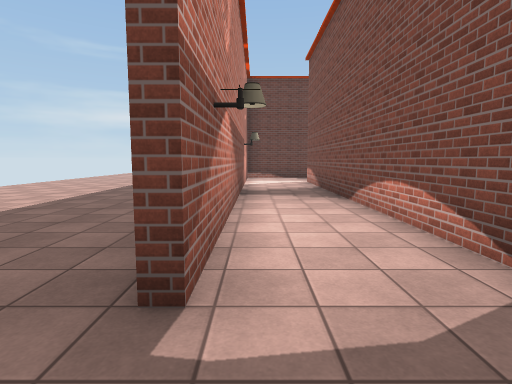
[1] (above)

19 first-person views from a walk through a scene from a Unity 3-D project. The camera is 1.4 m above the floor, tilts 6° down and sees 80° across. The floor is counted in squares, 1.8 m on a side. Each view is taken from the middle of a square. On the plan, view 1 faces up. The plan holds only what a view shows up to about 11 squares ahead; the rest is blank. The place goes on beyond the plan. The player is left out. Some surface patterns are stand-ins.

[2]
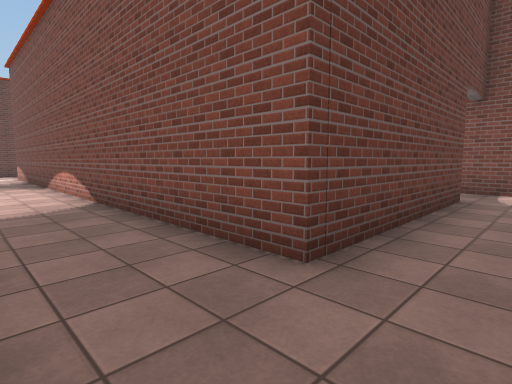

[3]
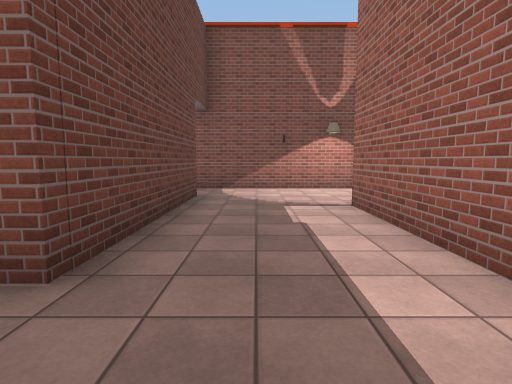

[4]
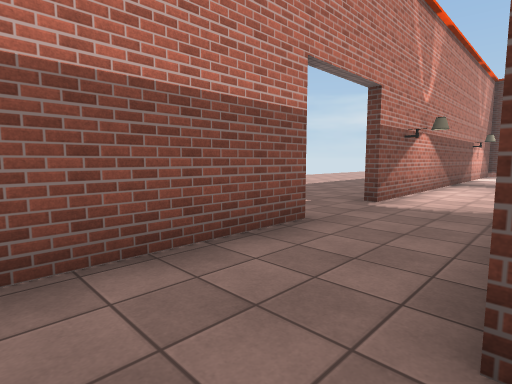

[5]
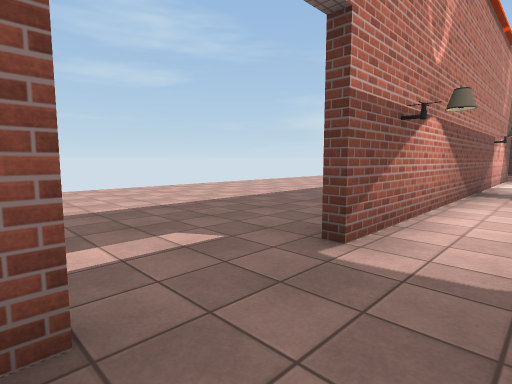

[6]
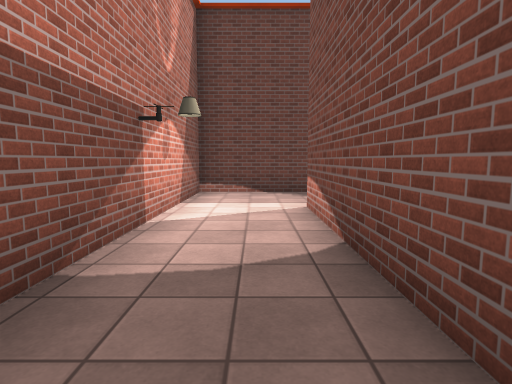

[7]
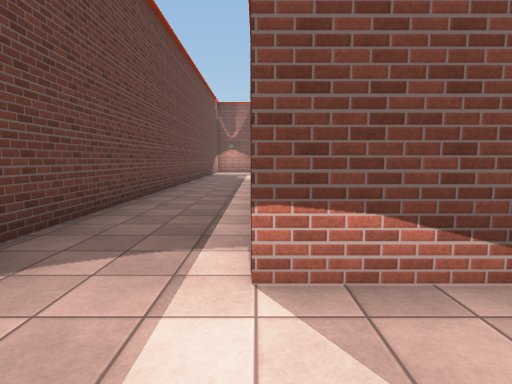

[8]
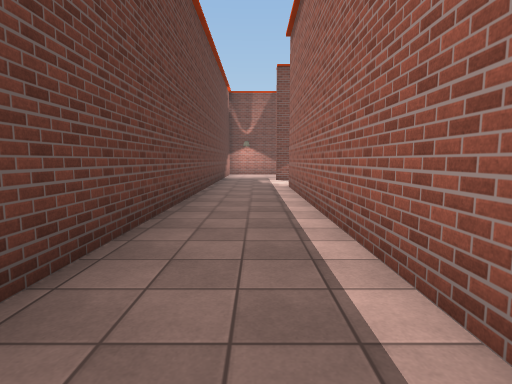

[9]
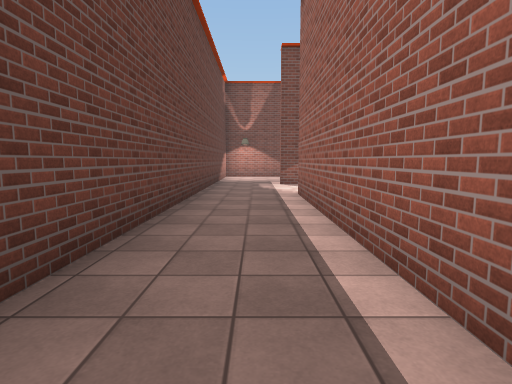

[10]
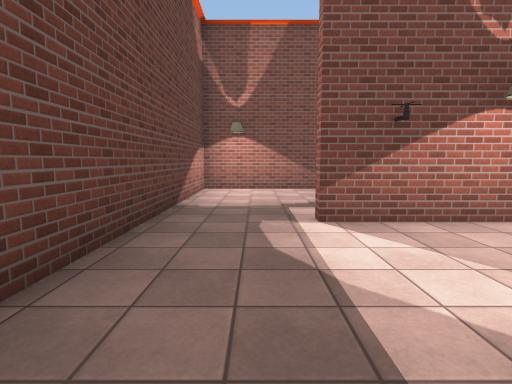

[11]
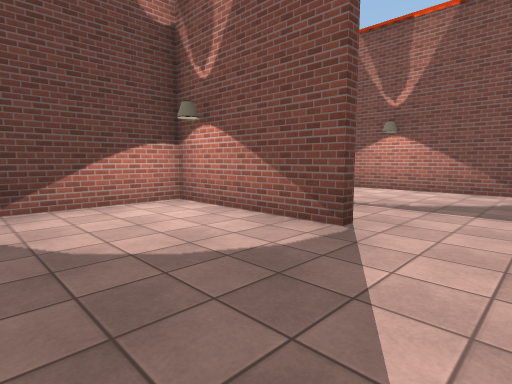

[12]
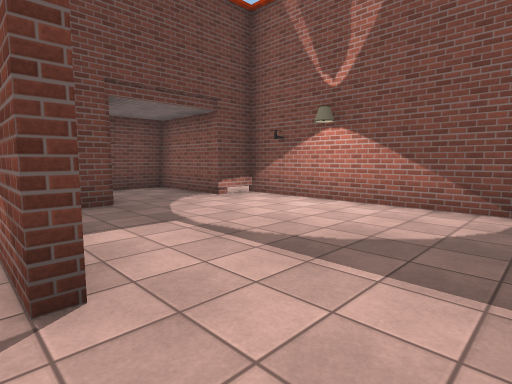

[13]
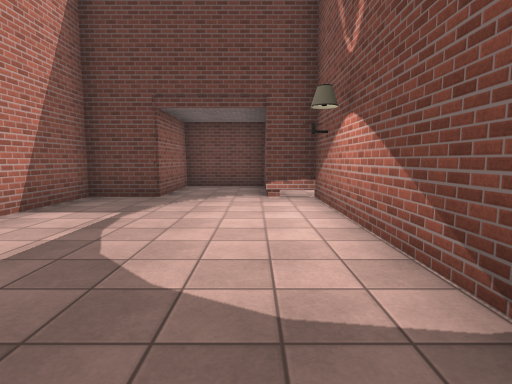

[14]
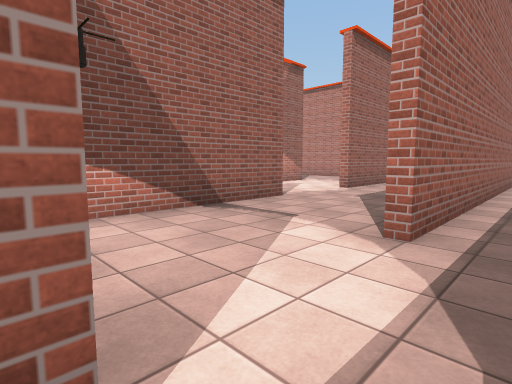

[15]
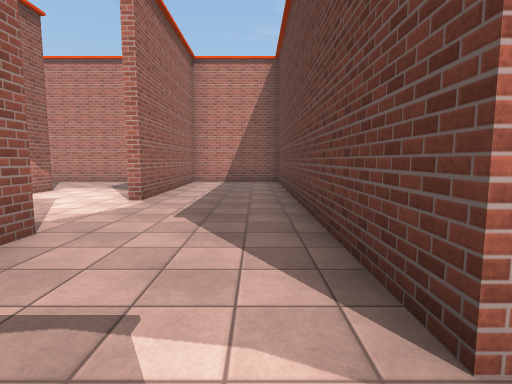

[16]
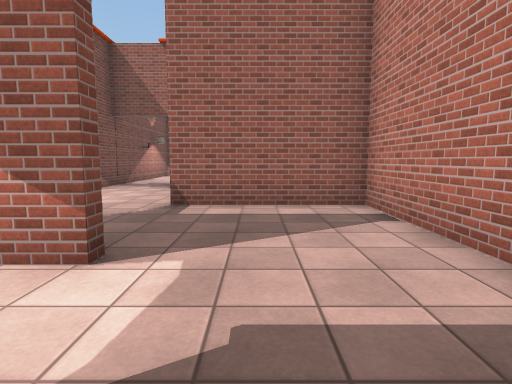

[17]
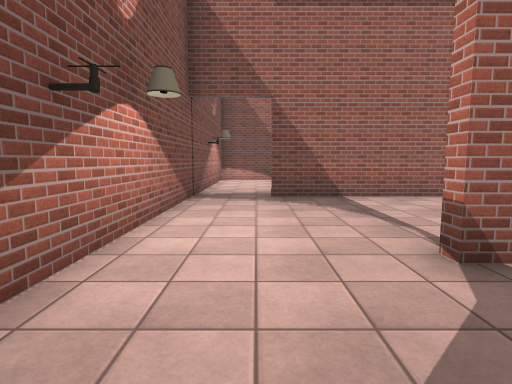

[18]
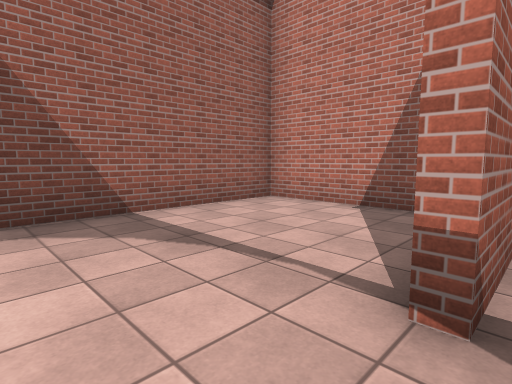

[19]
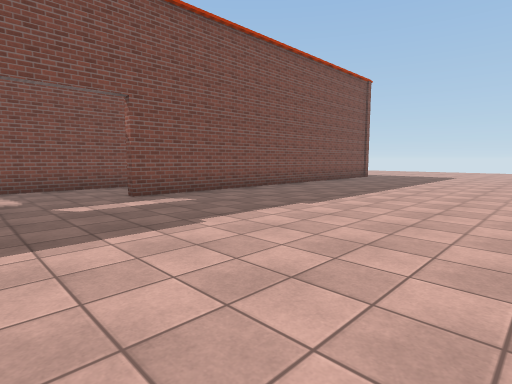

### Floor plan
Key: @ floor where view 1 was taken; # wall or solid block; . floor.
Columns run from 7 left of view 1 to 25 right of it. Each row starts with its distance up from view 1.
 16                             ###
 15                             #.#..
 14                            ##.#..
 13       ######################..##
 12       #...................#....#
 11 ...   #..##########...#...#....#
 10 ....  #..#............#...#....#
  9 ....  #..#............#........#
  8 ..... #..######....... ........#
  7  .... #..# ......#####        .
  6 ......#..#......
  5 ......#..#...#
  4 ......#..#.....
  3 ......#..#.....
  2 ......#..####..#
  1 .........#.....#
  0 .......@.#.....#
 -1 ......#..#.....#
 -2 ......#..#.....#
 -3 ......#..#####.#
 -4 ......#........#
 -5  .....# .......#
 -6  .....#  ####..#
 -7  .....#       .#
 -8  .....
 -9  ....
-10  ...
-11  ..

Where each view was taken, in squares from view 1:
view 1: 0 up, 0 right, facing up
view 2: 4 down, 0 right, facing up-right
view 3: 4 down, 0 right, facing right
view 4: 4 down, 2 right, facing up-left
view 5: 1 down, 1 right, facing up-left
view 6: 6 up, 1 right, facing up
view 7: 11 up, 0 right, facing right
view 8: 12 up, 3 right, facing right
view 9: 12 up, 5 right, facing right
view 10: 12 up, 11 right, facing right
view 11: 8 up, 16 right, facing up-right
view 12: 8 up, 19 right, facing up-right
view 13: 7 up, 23 right, facing up
view 14: 12 up, 15 right, facing down-left
view 15: 10 up, 13 right, facing left
view 16: 7 up, 4 right, facing down
view 17: 4 up, 7 right, facing down
view 18: 2 up, 7 right, facing down-left
view 19: 2 up, 7 left, facing down-right
